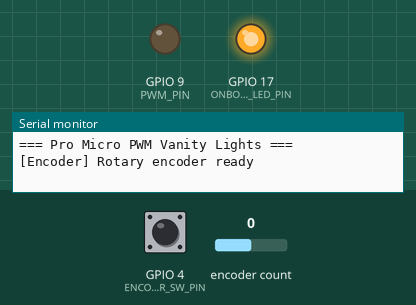
Simulated run of this sketch. Board: ESP32-S3. Parts: output pins drawn as LEDs (lit = HIGH), the last lines printed to the serial monitor. The inputs (shaded band) are chosen by the test bench; at power-on: encoder count 0, GPIO 4 (ENCODER_SW_PIN) HIGH.

Above: at 5.9 s.
6.0 s: encoder count set to 1
At 7.0 s:
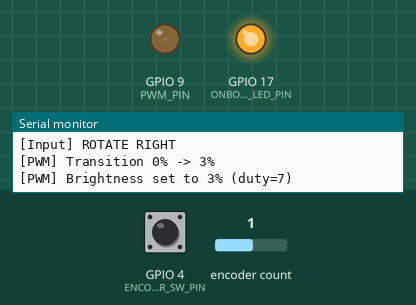
7.9 s: GPIO 4 (ENCODER_SW_PIN) driven LOW
At 9.3 s:
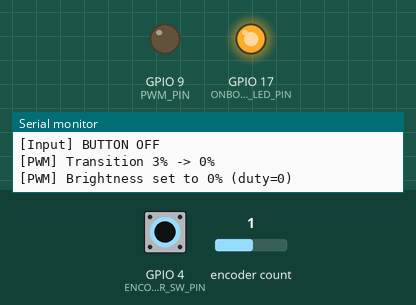
9.6 s: encoder count set to 2
At 10.9 s:
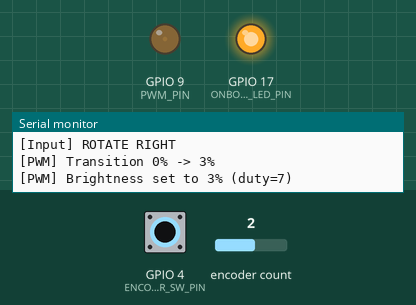
11.5 s: GPIO 4 (ENCODER_SW_PIN) pulsed HIGH 5 times (0.12 s each, 0.3 s apart)
At 12.3 s:
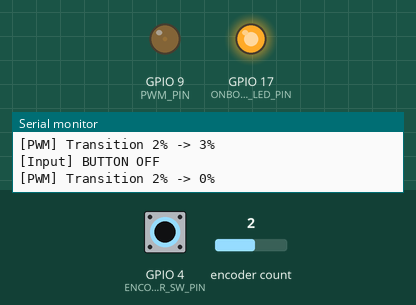
14.5 s: encoder count set to 3
At 15.9 s:
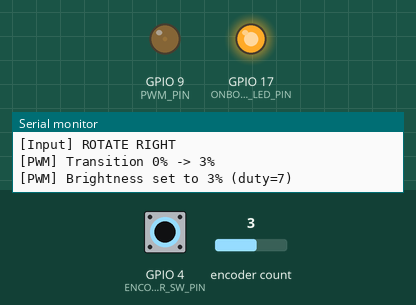
Timing chart, 0 to 17.4 s (numbered marks = the images above; inputs shaded):
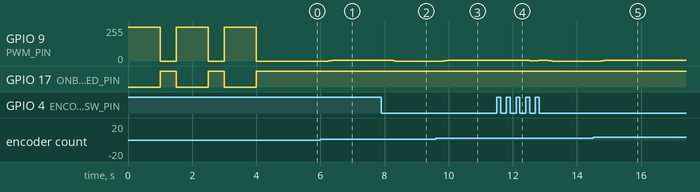

The sketch:

ota_pwm_vanity_lights_pro_micro.ino
```cpp
/*
    Pro Micro PWM Vanity Lights
    Features:
        - MOSFET-driven PWM control for an LED strip (IRF3708, gate resistor + pulldown)
        - Rotary encoder input using interrupt-driven reading (Encoder library)
        - Software debounce for rotary changes and button clicks

    Control map:
        - Rotate right / clockwise: increase brightness by 3%
        - Rotate left / counter-clockwise: decrease brightness by 3%
        - Button press: toggle off/on with eased animation

    Pin assignments:
        - PWM output: pin 9 (OC1A / Timer1A)
            To switch to 25 kHz: change PWM_PIN to 10 (OC1B / Timer1B) and configure
            Timer1 in fast PWM mode (ICR1=320, prescaler=2). Both pins share Timer1.
        - Encoder CLK: pin 2 (INT1)
        - Encoder DT:  pin 3 (INT0)
        - Encoder SWITCH:  pin 4
        - Onboard LED: pin 17 (RXLED, active LOW on SparkFun Pro Micro)
*/

#include <Encoder.h>

static const uint8_t PWM_PIN         = 9;
static const uint8_t ONBOARD_LED_PIN = 17;  // RXLED, active LOW

static const uint8_t ENCODER_CLK_PIN = 3;
static const uint8_t ENCODER_DT_PIN  = 2;
static const uint8_t ENCODER_SW_PIN  = 4;
static const int8_t  ENCODER_STEPS_PER_DETENT = 4;

static const unsigned long BRIGHTNESS_ANIMATION_MS = 450;
static const unsigned long ROTARY_DEBOUNCE_MS      = 35;
static const unsigned long BUTTON_DEBOUNCE_MS      = 180;
static const uint8_t       BRIGHTNESS_STEP_PCT     = 3;

static const long ENCODER_MIN_LEVEL = 0;
static const long ENCODER_MAX_LEVEL = (100 + BRIGHTNESS_STEP_PCT - 1) / BRIGHTNESS_STEP_PCT;

Encoder rotaryEncoder(ENCODER_CLK_PIN, ENCODER_DT_PIN);

uint8_t  currentBrightnessPct        = 0;
uint8_t  targetBrightnessPct         = 0;
uint8_t  animationStartBrightnessPct = 0;
uint8_t  rememberedOnBrightnessPct   = 100;
long     lastEncoderLevel            = ENCODER_MIN_LEVEL;
unsigned long lastEncoderHandledMs   = 0;
unsigned long lastButtonHandledMs    = 0;
unsigned long brightnessAnimationStartMs = 0;
bool brightnessAnimationActive = false;
bool lastButtonState           = false;

uint8_t dutyFromPercent(uint8_t percent) {
    return (uint8_t)(((uint16_t)percent * 255U) / 100U);
}

long brightnessPercentToEncoderLevel(uint8_t percent) {
    if (percent > 100) percent = 100;
    if (percent == 100) return ENCODER_MAX_LEVEL;
    return (long)((percent + (BRIGHTNESS_STEP_PCT / 2)) / BRIGHTNESS_STEP_PCT);
}

uint8_t encoderLevelToBrightnessPercent(long level) {
    if (level < ENCODER_MIN_LEVEL) level = ENCODER_MIN_LEVEL;
    if (level > ENCODER_MAX_LEVEL) level = ENCODER_MAX_LEVEL;
    if (level == ENCODER_MAX_LEVEL) return 100;
    return (uint8_t)(level * BRIGHTNESS_STEP_PCT);
}

uint8_t requestedBrightness() {
    return brightnessAnimationActive ? targetBrightnessPct : currentBrightnessPct;
}

void syncEncoderToRequestedBrightness() {
    long level = brightnessPercentToEncoderLevel(requestedBrightness());
    rotaryEncoder.write((long)(level * ENCODER_STEPS_PER_DETENT));
    lastEncoderLevel = level;
}

void rememberOnBrightness(uint8_t percent) {
    if (percent == 0 || percent > 100) return;
    rememberedOnBrightnessPct = percent;
}

void writeBrightnessNow(uint8_t percent, bool verbose = true) {
    if (percent > 100) percent = 100;
    currentBrightnessPct = percent;
    uint8_t duty = dutyFromPercent(percent);
    analogWrite(PWM_PIN, duty);
    if (verbose) {
        Serial.print(F("[PWM] Brightness set to "));
        Serial.print(currentBrightnessPct);
        Serial.print(F("% (duty="));
        Serial.print(duty);
        Serial.println(F(")"));
    }
    if (!brightnessAnimationActive) {
        targetBrightnessPct = currentBrightnessPct;
    }
}

float easeInCubic(float t) {
    return t * t * t;
}

void startBrightnessTransition(uint8_t percent) {
    if (percent > 100) percent = 100;

    if (percent == currentBrightnessPct) {
        brightnessAnimationActive = false;
        targetBrightnessPct = percent;
        writeBrightnessNow(percent);
        return;
    }

    animationStartBrightnessPct = currentBrightnessPct;
    targetBrightnessPct         = percent;
    brightnessAnimationStartMs  = millis();
    brightnessAnimationActive   = true;

    Serial.print(F("[PWM] Transition "));
    Serial.print(animationStartBrightnessPct);
    Serial.print(F("% -> "));
    Serial.print(targetBrightnessPct);
    Serial.println(F("%"));

    if (BRIGHTNESS_ANIMATION_MS == 0) {
        brightnessAnimationActive = false;
        writeBrightnessNow(targetBrightnessPct);
        return;
    }

    if (targetBrightnessPct > animationStartBrightnessPct) {
        writeBrightnessNow(animationStartBrightnessPct, false);
    }
}

void requestBrightness(uint8_t targetPercent) {
    if (targetPercent > 100) targetPercent = 100;
    if (targetPercent > 0) rememberOnBrightness(targetPercent);
    startBrightnessTransition(targetPercent);
    syncEncoderToRequestedBrightness();
}

void updateBrightnessAnimation() {
    if (!brightnessAnimationActive) return;

    unsigned long elapsedMs = millis() - brightnessAnimationStartMs;
    if (elapsedMs >= BRIGHTNESS_ANIMATION_MS) {
        brightnessAnimationActive = false;
        writeBrightnessNow(targetBrightnessPct);
        return;
    }

    float t     = (float)elapsedMs / (float)BRIGHTNESS_ANIMATION_MS;
    float eased = easeInCubic(t);
    float delta = (float)targetBrightnessPct - (float)animationStartBrightnessPct;
    uint8_t next = (uint8_t)((float)animationStartBrightnessPct + (delta * eased) + 0.5f);
    writeBrightnessNow(next, false);
}

void runStartupDiagnostic() {
    pinMode(PWM_PIN, OUTPUT);
    pinMode(ONBOARD_LED_PIN, OUTPUT);

    for (uint8_t flash = 0; flash < 3; ++flash) {
        digitalWrite(PWM_PIN, HIGH);
        digitalWrite(ONBOARD_LED_PIN, LOW);   // RXLED is active LOW
        delay(1000);
        digitalWrite(PWM_PIN, LOW);
        digitalWrite(ONBOARD_LED_PIN, HIGH);
        delay(500);
    }
}

void setupEncoder() {
    pinMode(ENCODER_SW_PIN, INPUT_PULLUP);
    rotaryEncoder.write(ENCODER_MIN_LEVEL * ENCODER_STEPS_PER_DETENT);
    lastEncoderLevel = ENCODER_MIN_LEVEL;
    Serial.println(F("[Encoder] Rotary encoder ready"));
}

void processEncoderRotation() {
    long rawCount    = rotaryEncoder.read();
    long encoderLevel = rawCount / ENCODER_STEPS_PER_DETENT;

    if (encoderLevel < ENCODER_MIN_LEVEL) {
        encoderLevel = ENCODER_MIN_LEVEL;
        rotaryEncoder.write(ENCODER_MIN_LEVEL * ENCODER_STEPS_PER_DETENT);
    } else if (encoderLevel > ENCODER_MAX_LEVEL) {
        encoderLevel = ENCODER_MAX_LEVEL;
        rotaryEncoder.write(ENCODER_MAX_LEVEL * ENCODER_STEPS_PER_DETENT);
    }

    if (encoderLevel == lastEncoderLevel) return;

    unsigned long now = millis();
    if ((now - lastEncoderHandledMs) < ROTARY_DEBOUNCE_MS) return;

    long previousLevel   = lastEncoderLevel;
    lastEncoderLevel     = encoderLevel;
    lastEncoderHandledMs = now;

    Serial.println(encoderLevel > previousLevel ? F("[Input] ROTATE RIGHT") : F("[Input] ROTATE LEFT"));
    requestBrightness(encoderLevelToBrightnessPercent(encoderLevel));
}

void processEncoderButton() {
    bool buttonDown = !digitalRead(ENCODER_SW_PIN);  // active LOW via INPUT_PULLUP

    if (!buttonDown) {
        lastButtonState = false;
        return;
    }

    if (lastButtonState) return;  // already acted on this press; wait for release

    unsigned long now = millis();
    if ((now - lastButtonHandledMs) < BUTTON_DEBOUNCE_MS) return;

    lastButtonHandledMs = now;
    lastButtonState     = true;

    if (requestedBrightness() == 0) {
        Serial.println(F("[Input] BUTTON ON"));
        requestBrightness(rememberedOnBrightnessPct);
    } else {
        Serial.println(F("[Input] BUTTON OFF"));
        requestBrightness(0);
    }
}

void setup() {
    runStartupDiagnostic();
    Serial.begin(115200);
    pinMode(PWM_PIN, OUTPUT);
    analogWrite(PWM_PIN, 0);
    delay(200);
    Serial.println();
    Serial.println(F("=== Pro Micro PWM Vanity Lights ==="));
    setupEncoder();
    writeBrightnessNow(0, false);
    syncEncoderToRequestedBrightness();
    lastEncoderHandledMs = millis();  // ignore counts accumulated during startup diagnostic
}

void loop() {
    processEncoderRotation();
    processEncoderButton();
    updateBrightnessAnimation();
    delay(5);
}
```

Measured:
- after the input at 6.0 s, GPIO 9 (PWM_PIN): 0/255 → 2/255 after 0.25 s, → 5/255 0.11 s later, → 7/255 0.07 s later
- after the input at 7.9 s, GPIO 9 (PWM_PIN): 7/255 → 5/255 after 0.25 s, → 2/255 0.11 s later, → 0/255 0.06 s later
- after the input at 9.6 s, GPIO 9 (PWM_PIN): 0/255 → 2/255 after 0.25 s, → 5/255 0.11 s later, → 7/255 0.07 s later
- after the input at 11.5 s, GPIO 9 (PWM_PIN): 7/255 → 5/255 after 0.37 s, → 2/255 0.64 s later, → 5/255 0.30 s later, → 2/255 0.30 s later, … (5 changes in this stretch)
- after the input at 14.5 s, GPIO 9 (PWM_PIN): 0/255 → 2/255 after 0.25 s, → 5/255 0.11 s later, → 7/255 0.06 s later
